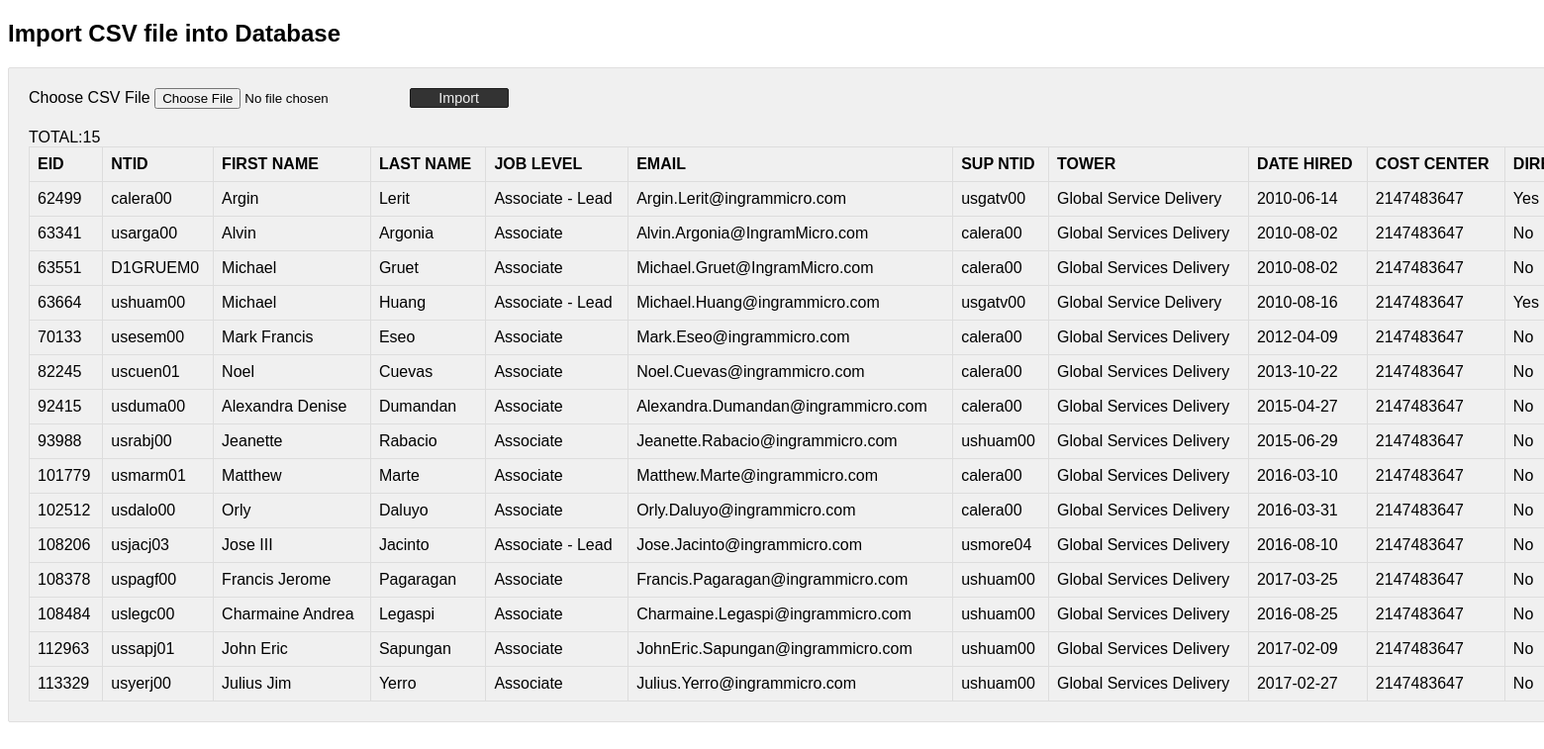
The page / on the database its author committed.
### tables this page shows
CREATE TABLE `tbl_associate_list` (
  `eid` int(11) NOT NULL,
  `ntid` varchar(45) DEFAULT NULL,
  `firstName` varchar(100) DEFAULT NULL,
  `lastName` varchar(100) DEFAULT NULL,
  `jobLevel` varchar(100) DEFAULT NULL,
  `email` varchar(100) DEFAULT NULL,
  `supNtid` varchar(45) DEFAULT NULL,
  `tower` varchar(100) DEFAULT NULL,
  `dateHired` date DEFAULT NULL,
  `costCenter` int(11) DEFAULT NULL,
  `directReport` varchar(100) DEFAULT NULL,
  `gender` varchar(100) DEFAULT NULL,
  `jobTitle` varchar(100) DEFAULT NULL,
  `regular` varchar(100) DEFAULT NULL,
  `fullTime` varchar(100) DEFAULT NULL,
  `country` varchar(100) DEFAULT NULL,
  `birthDate` varchar(45) DEFAULT NULL,
  PRIMARY KEY (`eid`)
);

### index.php (the view, shortened to what this page needs)
<!DOCTYPE html>
<html>
<head>
        <link rel="stylesheet" type="text/css" href="css/style.css">
</head>
<body>
    <?php
    include('config/insert.php');
    ?>
    <h2>Import CSV file into Database</h2>
    <div class="outer-scontainer">
        <div class="row">
            <form class="form-horizontal" action="" method="post"
                name="frmCSVImport" id="frmCSVImport" enctype="multipart/form-data">
                <div class="input-row">
                    <label class="col-md-4 control-label">Choose CSV
                        File</label> <input type="file" name="file"
                        id="file" accept=".csv">
                    <button type="submit" id="submit" name="import"
                        class="btn-submit">Import</button>
                    <br />
                </div>
            </form>
        </div>
            <?php
            $sqlSelect = "SELECT * FROM tbl_associate_list ";
            $result = mysqli_query($conn, $sqlSelect);
            if (mysqli_num_rows($result) > 0) {
                $sqlCount="SELECT count(*) as total FROM tbl_associate_list";
                $results = mysqli_query($conn, $sqlCount);
                while($row = mysqli_fetch_array($results)){
                    echo 'TOTAL:' .$row['total'];
                }
            ?>
            <table id='userTable'>
            <thead>
                <tr>
                    <th>EID</th>
                    <th>NTID</th>
                    <th>FIRST NAME</th>
                    <th>LAST NAME</th>
                    <th>JOB LEVEL</th>
                    <th>EMAIL</th>
                    <th>SUP NTID</th>
                    <th>TOWER</th>
                    <th>DATE HIRED</th>
                    <th>COST CENTER</th>
                    <th>DIRECT REPORT</th>
                </tr>
            </thead>
                <?php
                while ($row = mysqli_fetch_array($result)) {
                ?>
                <tbody>
                <tr>
                    <td><?php  echo $row['eid']; ?></td>
                    <td><?php  echo $row['ntid']; ?></td>
                    <td><?php  echo $row['firstName']; ?></td>
                    <td><?php  echo $row['lastName']; ?></td>
                    <td><?php  echo $row['jobLevel']; ?></td>
                    <td><?php  echo $row['email']; ?></td>
                    <td><?php  echo $row['supNtid']; ?></td>
                    <td><?php  echo $row['tower']; ?></td>
                    <td><?php  echo $row['dateHired']; ?></td>
                    <td><?php  echo $row['costCenter']; ?></td>
                    <td><?php  echo $row['directReport']; ?></td>
                </tr>
                <?php } ?>
                </tbody>
        </table>
        <?php } ?>
    </div>
</body>
</html>

### css/style.css (style rules this page uses)
body { font-family: Arial; width: 550px; }
.outer-scontainer { background: #F0F0F0; border: #e0dfdf 1px solid; padding: 20px; border-radius: 2px; width: 300vh; }
.input-row { margin-top: 0px; margin-bottom: 20px; }
.btn-submit { background: #333; border: #1d1d1d 1px solid; color: #f0f0f0; font-size: 0.9em; width: 100px; border-radius: 2px; cursor: pointer; }
.outer-scontainer table { border-collapse: collapse; width: 100%; }
.outer-scontainer th { border: 1px solid #dddddd; padding: 8px; text-align: left; }
.outer-scontainer td { border: 1px solid #dddddd; padding: 8px; text-align: left; }

### rows shown on the page
tbl_associate_list: eid "62499", ntid "calera00", firstName "Argin", lastName "Lerit", jobLevel "Associate - Lead", email "Argin.Lerit@ingrammicro.com", supNtid "usgatv00", tower "Global Service Delivery", dateHired "2010-06-14", costCenter "2147483647", directReport "Yes"
tbl_associate_list: eid "63341", ntid "usarga00", firstName "Alvin", lastName "Argonia", jobLevel "Associate", email "Alvin.Argonia@IngramMicro.com", supNtid "calera00", tower "Global Services Delivery", dateHired "2010-08-02", costCenter "2147483647", directReport "No"
tbl_associate_list: eid "63551", ntid "D1GRUEM0", firstName "Michael", lastName "Gruet", jobLevel "Associate", email "Michael.Gruet@IngramMicro.com", supNtid "calera00", tower "Global Services Delivery", dateHired "2010-08-02", costCenter "2147483647", directReport "No"
tbl_associate_list: eid "63664", ntid "ushuam00", firstName "Michael", lastName "Huang", jobLevel "Associate - Lead", email "Michael.Huang@ingrammicro.com", supNtid "usgatv00", tower "Global Service Delivery", dateHired "2010-08-16", costCenter "2147483647", directReport "Yes"
tbl_associate_list: eid "70133", ntid "usesem00", firstName "Mark Francis", lastName "Eseo", jobLevel "Associate", email "Mark.Eseo@ingrammicro.com", supNtid "calera00", tower "Global Services Delivery", dateHired "2012-04-09", costCenter "2147483647", directReport "No"
tbl_associate_list: eid "82245", ntid "uscuen01", firstName "Noel", lastName "Cuevas", jobLevel "Associate", email "Noel.Cuevas@ingrammicro.com", supNtid "calera00", tower "Global Services Delivery", dateHired "2013-10-22", costCenter "2147483647", directReport "No"
tbl_associate_list: eid "92415", ntid "usduma00", firstName "Alexandra Denise", lastName "Dumandan", jobLevel "Associate", email "Alexandra.Dumandan@ingrammicro.com", supNtid "calera00", tower "Global Services Delivery", dateHired "2015-04-27", costCenter "2147483647", directReport "No"
tbl_associate_list: eid "93988", ntid "usrabj00", firstName "Jeanette", lastName "Rabacio", jobLevel "Associate", email "Jeanette.Rabacio@ingrammicro.com", supNtid "ushuam00", tower "Global Services Delivery", dateHired "2015-06-29", costCenter "2147483647", directReport "No"
tbl_associate_list: eid "101779", ntid "usmarm01", firstName "Matthew", lastName "Marte", jobLevel "Associate", email "Matthew.Marte@ingrammicro.com", supNtid "calera00", tower "Global Services Delivery", dateHired "2016-03-10", costCenter "2147483647", directReport "No"
tbl_associate_list: eid "102512", ntid "usdalo00", firstName "Orly", lastName "Daluyo", jobLevel "Associate", email "Orly.Daluyo@ingrammicro.com", supNtid "calera00", tower "Global Services Delivery", dateHired "2016-03-31", costCenter "2147483647", directReport "No"
tbl_associate_list: eid "108206", ntid "usjacj03", firstName "Jose III", lastName "Jacinto", jobLevel "Associate - Lead", email "Jose.Jacinto@ingrammicro.com", supNtid "usmore04", tower "Global Services Delivery", dateHired "2016-08-10", costCenter "2147483647", directReport "No"
tbl_associate_list: eid "108378", ntid "uspagf00", firstName "Francis Jerome", lastName "Pagaragan", jobLevel "Associate", email "Francis.Pagaragan@ingrammicro.com", supNtid "ushuam00", tower "Global Services Delivery", dateHired "2017-03-25", costCenter "2147483647", directReport "No"
tbl_associate_list: eid "108484", ntid "uslegc00", firstName "Charmaine Andrea", lastName "Legaspi", jobLevel "Associate", email "Charmaine.Legaspi@ingrammicro.com", supNtid "ushuam00", tower "Global Services Delivery", dateHired "2016-08-25", costCenter "2147483647", directReport "No"
tbl_associate_list: eid "112963", ntid "ussapj01", firstName "John Eric", lastName "Sapungan", jobLevel "Associate", email "JohnEric.Sapungan@ingrammicro.com", supNtid "ushuam00", tower "Global Services Delivery", dateHired "2017-02-09", costCenter "2147483647", directReport "No"
tbl_associate_list: eid "113329", ntid "usyerj00", firstName "Julius Jim", lastName "Yerro", jobLevel "Associate", email "Julius.Yerro@ingrammicro.com", supNtid "ushuam00", tower "Global Services Delivery", dateHired "2017-02-27", costCenter "2147483647", directReport "No"

### other values the page prints
$row['total'] "15"
